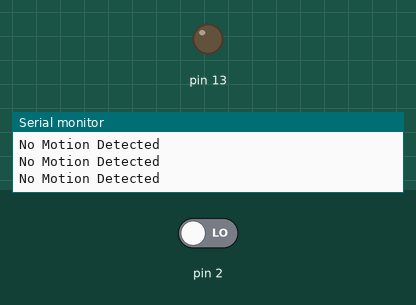
The sketch below on a simulated Arduino Uno, built with avr-gcc and run on an emulated ATmega328P. Parts: output pins drawn as LEDs (lit = HIGH), the last lines printed to the serial monitor. The inputs (shaded band) are chosen by the test bench; at power-on: pin 2 LOW.

Above: at 1.2 s.
1.3 s: pin 2 driven HIGH
At 2.2 s:
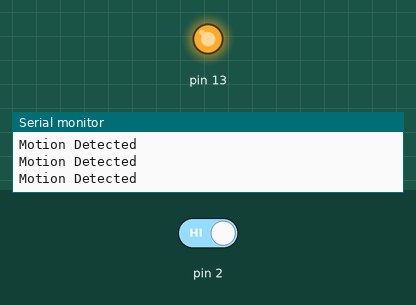
2.8 s: pin 2 driven LOW
At 3.6 s:
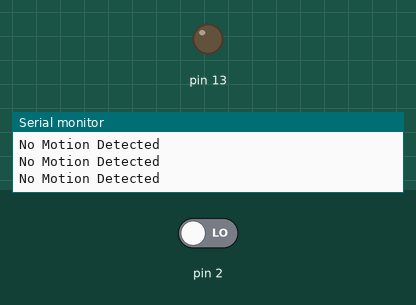
Timing chart, 0 to 5.8 s (numbered marks = the images above; inputs shaded):
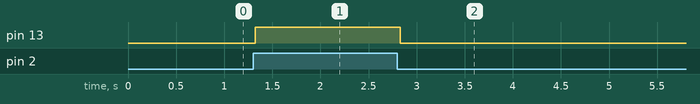

The sketch:

Task1.1P.ino
```cpp
// C++ code
//
void setup()
{
  pinMode(13, OUTPUT);
  pinMode(2, INPUT);
  Serial.begin(9600);
}

void loop()
{

  int sensorReading = digitalRead(2);


  if (sensorReading == 1) {
    Serial.println("Motion Detected");
    digitalWrite(13, HIGH);
  }
  else {
    Serial.println("No Motion Detected");
    digitalWrite(13, LOW);
  }


}
```

Measured:
- after the input at 1.3 s, pin 13: LOW → HIGH at once
- after the input at 2.8 s, pin 13: HIGH → LOW at once
